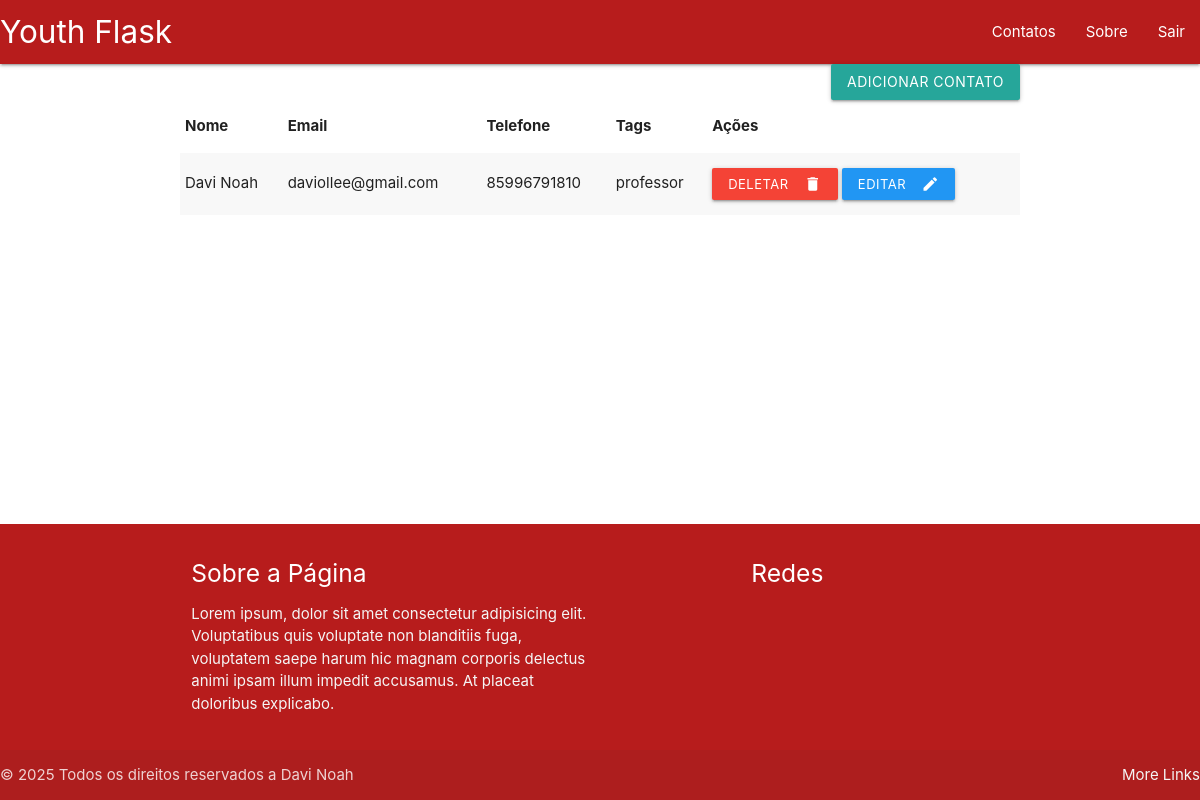
Page / (signed in) on the earlier database version.
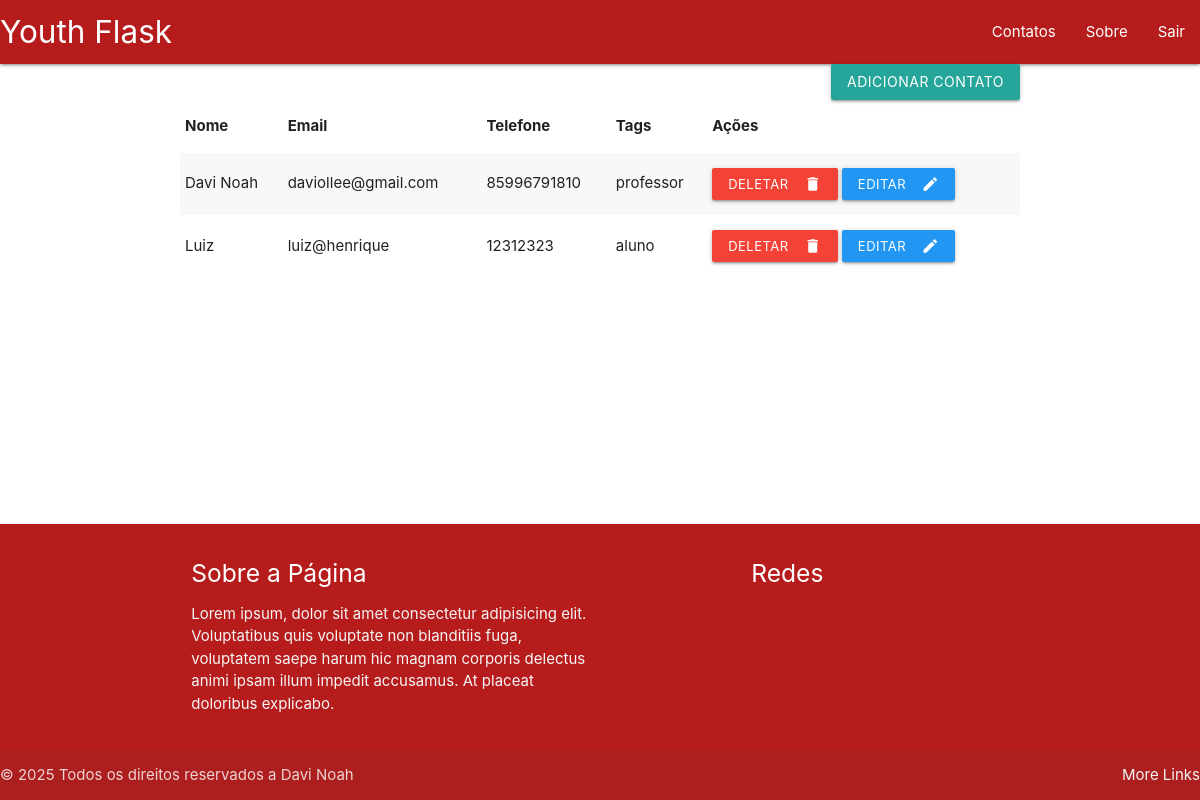
Same page on the later database version.
### database.py (models this page shows)
class Contato(Base):
    __tablename__ = 'contatos'
    id = Column(Integer, primary_key=True)
    nome = Column(String(100), nullable=False)
    email = Column(String(100), unique=True, nullable=False)
    telefone = Column(String(15), nullable=False)
    tags = Column(String(100), nullable=False)
    user_id = Column(Integer, ForeignKey('users.id'))
    user = relationship('User', back_populates='contatos')

### app.py (the view)
@app.route('/')
def home():
    if 'user_id' not in flask_session:
        return redirect('/login')
    user_id = flask_session['user_id']
    contatos = session.query(Contato).filter_by(user_id=user_id).all()
    return render_template('home.html', contatos=contatos)

### templates/home.html (shortened to what this page needs)
{% extends 'base.html' %}
{% block nav %}
<ul id="nav-mobile" class="right hide-on-med-and-down">
    <li><a href="sass.html">Contatos</a></li>
    <li><a href="badges.html">Sobre</a></li>
    <li><a href="collapsible.html">Sair</a></li>
  </ul>
{% endblock %}
{% block content %}
  <a class="waves-effect waves-light btn modal-trigger right" href="#modal1">Adicionar Contato</a>
<table class="striped">
    <thead>
        <th>Nome</th>
        <th>Email</th>
        <th>Telefone</th>
        <th>Tags</th>
        <th>Ações</th>
    </thead>
    <tbody>
        {% for contato in contatos %}
        <tr>
            <td>{{ contato.nome }}</td>
            <td>{{ contato.email }}</td>
            <td>{{ contato.telefone }}</td>
            <td>{{ contato.tags }}</td>
            <td>
                {% from 'buttons.html' import buttons %}
                {{ buttons(contato) }}
            </td>
        </tr>
        {% endfor %}
    </tbody>
</table>
{% endblock %}

### templates/base.html (shortened to what this page needs)
<!DOCTYPE html>
<html lang="en">
<head>
    <link rel="stylesheet" href="https://cdnjs.cloudflare.com/ajax/libs/materialize/1.0.0/css/materialize.min.css">
    <link rel="stylesheet" href="/static/style.css">
</head>
<body>
    <nav>
        <div class="nav-wrapper red darken-4">
          <a href="#" class="brand-logo">Youth Flask</a>
          {% block nav%}{% endblock %}
        </div>
      </nav>
    <div class="container">
        {% block content %}{% endblock %}
    </div>
    <footer class="page-footer red darken-4">
        <div class="container">
          <div class="row">
            <div class="col l6 s12">
              <h5 class="white-text">Sobre a Página</h5>
              <p class="grey-text text-lighten-4">Lorem ipsum, dolor sit amet consectetur adipisicing elit. Voluptatibus quis voluptate non blanditiis fuga, voluptatem saepe harum hic magnam corporis delectus animi ipsam illum impedit accusamus. At placeat doloribus explicabo.</p>
            </div>
            <div class="col l4 offset-l2 s12">
              <h5 class="white-text">Redes</h5>
              <ul>
                <li><a class="grey-text text-lighten-3" href="#!"><img src="/static/Instagram_icon.png.webp" alt=""></a></li>
                <li><a class="grey-text text-lighten-3" href="#!"><img src="/static/Facebook_f_logo_(2019).png" alt=""></a></li>
                <li><a class="grey-text text-lighten-3" href="#!"><img src="/static/Wpp_logo.png" alt=""></a></li>
              </ul>
            </div>
          </div>
        </div>
        <div class="footer-copyright">
          <div class="container">
          © 2025 Todos os direitos reservados a Davi Noah
          <a class="grey-text text-lighten-4 right" href="#!">More Links</a>
          </div>
        </div>
      </footer>
</body>
</html>

### templates/buttons.html (shortened to what this page needs)
{% macro buttons(contato) %}
<form action="/deletar_contato" method="post" style="display:inline;">
    <button class="waves-effect waves-light btn-small red" type="submit">
        <i class="material-icons right">delete</i>Deletar
    </button>
</form>
<a href="#edit-modal-{{ contato.Email }}" class="waves-effect waves-light btn-small blue modal-trigger">
    <i class="material-icons right">edit</i>Editar
</a>
{% endmacro %}

### static/style.css (style rules this page uses)
body { display: flex; min-height: 100vh; flex-direction: column; }
.container { flex: 1 0 auto; }

Differences in the rows shown:
added Contato: nome "Luiz", email "luiz@henrique", telefone "12312323", tags "aluno"
